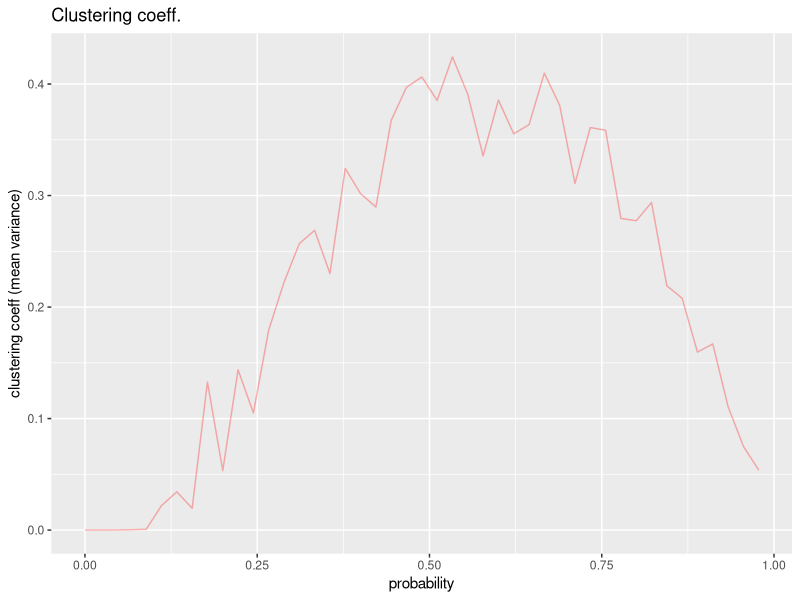

Recreate this plot in R.
setwd('/home/ariel/Documents/ac/clusterCoeff/ccgen_test')
library('ggplot2')

# data <- read.csv('data100_10.csv', sep = '|')
# colnames(data) <- c('p', 'ecc', 'cc')
# 
# pdf('plot100_10.pdf')
# p2 <- ggplot(data, aes(x=p, y=ecc)) +
#   geom_line(alpha=.3) +
#   geom_point(aes(cc, color=as.factor(cc))) +
#   ggtitle("Clustering coeff. (real vs theoretical)") + 
#   xlab('probability') +
#   ylab('clustering coeff')
# 
# p2
# dev.off()

data <- read.csv('./data/data50_10_t.csv', sep = '|')
colnames(data) <- c('p', 'ecc', 'cc')
pValues <- unique(data$p)

results <- data.frame(prob = numeric(), mVar = numeric())
for(p in pValues){
  values <- data[which(data$p == p),]
  meanVar <- abs(sum(values$ecc - values$cc))/10
  results <- rbind(results, data.frame(p, meanVar))
}


pdf('plot50_10_t.pdf')
p2 <- ggplot(results, aes(x=p, y=meanVar)) +
  geom_line(alpha=.3, color = I('red')) +
  ggtitle("Clustering coeff.") + 
  xlab('probability') +
  ylab('clustering coeff (mean variance)')

p2
dev.off()
